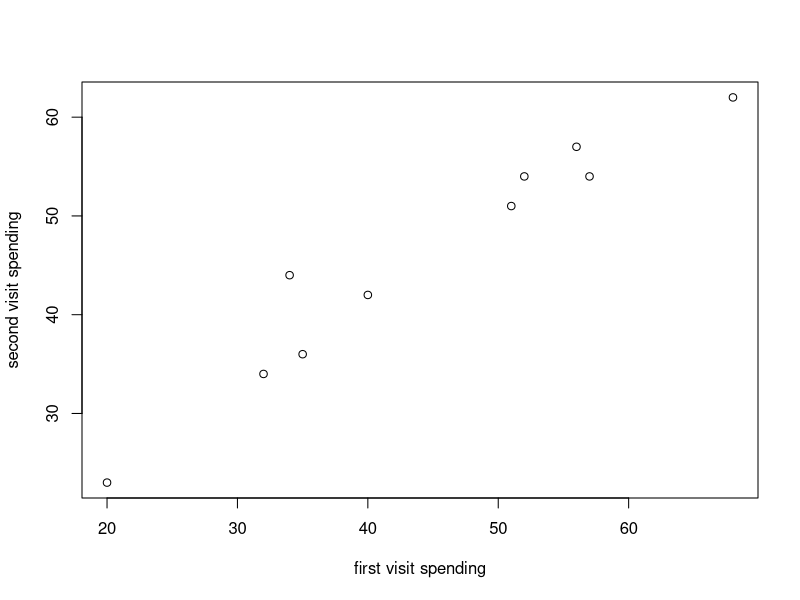
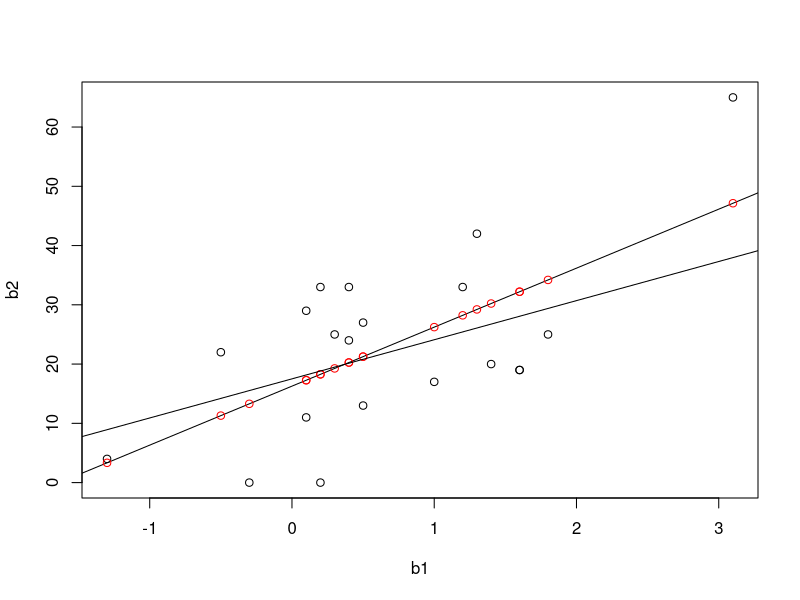

Source code (R) for these figures, in order:
# 1 #
#data
c1 <- c(20,32,35,34,40,51,52,56,57,68)
c2 <- c(23,34,36,44,42,51,54,57,54,62)

# 1a
plot(c1,c2, xlab="first visit spending",ylab="second visit spending")

# 1b: positive, linear, strong

# 1c
# note the differences between correlation and regression
r <- cor(c1,c2)  # answer: 0.97


# SE of p is sqrt((1-r2)/n-2)), also output from cor.test from "estimate" and "parameter", plug into formula for SE
# SE used for hypthesis testing of correlation but not confidence interval because r is not normal
SE <- sqrt((1-r^2)/(length(c1)-2))   # answer: 0.087


# 1d, the standard error is the standard deviation of the sample distribution of r

# 1e confidene interval of p (population correlation coefficient), can only approximate p because r is not normal, need large n for this to work, Fisher's z-transformation
rt <- cor.test(c1,c2)   
rt$conf.int		# answer: 0.87 - 0.99 [0.95 confidence interval]


# 2 #

# 2a, correlation is the same, unaffected by constant
c1_B <- c1 + 30
c2_B <- c2 + 30
cor(c1,c2_B)

# 2b,correlation is the same, unaffect multiplying by constant
c1_C <- c1*100
cor(c1_C,c2)
# what if switch the order, doesn't change as well



# 3 #

# 3a

b1 <- c(-1.3,-0.5,-0.3,0.2,0.1,0.5,1.0,0.3,0.4,0.5,0.1,0.2,0.4,1.3,1.2,1.4,1.6,1.6,1.8,3.1)
b2 <- c(4,22,0,0,11,13,17,25,24,27,29,33,33,42,33,20,19,19,25,65)

plot(b1,b2)

# 3b, mortality = 16.37 + 10.26 * (log home range)
m <- lm(b2~b1)
abline(m)

# 3c 

# Ho: home range size does not predict infant mortality (beta = 0)
# Ha: home range size does predict infant mortality (beta != 0)

# answer: b = 9.955, a=16.280, SE = 2.766, t=3.6, df=18, P = 0.002
# reject null Ho
summary(m)
a <- m$coefficients[1]
b <- m$coefficients[2]

a = 16.28047
b = 9.955187


# predicted values vs actual values
b3 <- mat.or.vec(20,1)
for (i in 1:length(b3)) {
  b3[i] = b*b1[i] + a
}

points(b1,b3,col="red")

# also cor.test(b1,b2)

# you can also do this for the intercept



# 3d
b1_p <- c(-1.3,-0.5,-0.3,0.2,0.1,0.5,1.0,0.3,0.4,0.5,0.1,0.2,0.4,1.3,1.2,1.4,1.6,1.6,1.8)
b2_p <- c(4,22,0,0,11,13,17,25,24,27,29,33,33,42,33,20,19,25,25)
m_p <- lm(b2_p~b1_p)
abline(m_p)
summary(m_p)

# answer: b = 6.600, a=17.510, SE = 3.074, t=2.147, df=17, P = 0.0465
# still reject Ho but not as strongly, the slope changes from 9.955 to 6.600